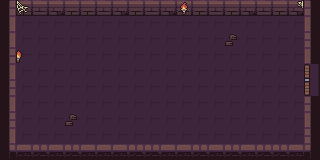

Tiled map render using the project's own tile images. Description and the whole map definition, tile-layer contents included, below:
An orthogonal 20x10 tile map with 16x16 px tiles, 2 tile layers (Tile Layer 1, Tile Layer 2) and 4 objects (right_door).

<map version="1.10" tiledversion="1.11.2" orientation="orthogonal" renderorder="right-down" width="20" height="10" tilewidth="16" tileheight="16" infinite="0" nextlayerid="6" nextobjectid="20">
 <tileset firstgid="1" source="../../Tiles/Dungeon/Dungeon_Tileset.tsx" />
 <layer id="1" name="Tile Layer 1" width="20" height="10">
  <data encoding="csv">
1,2,3,4,5,2,3,4,5,3,4,3,2,3,2,4,3,2,4,6,
31,23,23,23,23,23,23,23,23,23,23,23,23,23,23,23,23,23,23,16,
31,23,23,23,23,23,23,23,23,23,23,23,23,23,23,23,23,23,23,26,
21,23,23,23,23,23,23,23,23,23,23,23,23,23,23,23,23,23,23,16,
11,23,23,23,23,23,23,23,23,23,23,23,23,23,23,23,23,23,23,25,
21,23,23,23,23,23,23,23,23,23,23,23,23,23,23,23,23,23,23,25,
31,23,23,23,23,23,23,23,23,23,23,23,23,23,23,23,23,23,23,26,
21,23,23,23,23,23,23,23,23,23,23,23,23,23,23,23,23,23,23,16,
31,23,23,23,23,23,23,23,23,23,23,23,23,23,23,23,23,23,23,26,
41,42,43,42,43,42,42,45,43,80,80,42,43,42,43,42,43,44,45,46
</data>
 </layer>
 <layer id="2" name="Tile Layer 2" width="20" height="10">
  <data encoding="csv">
0,65,0,0,0,0,0,0,0,0,0,91,0,0,0,0,0,0,66,0,
0,0,0,0,0,0,0,0,0,0,0,0,0,0,0,0,0,0,0,0,
0,0,0,0,0,0,0,0,0,0,0,0,0,0,60,0,0,0,0,0,
0,92,0,0,0,0,0,0,0,0,0,0,0,0,0,0,0,0,0,0,
0,0,0,0,0,0,0,0,0,0,0,0,0,0,0,0,0,0,0,48,
0,0,0,0,0,0,0,0,0,0,0,0,0,0,0,0,0,0,0,58,
0,0,0,0,0,0,0,0,0,0,0,0,0,0,0,0,0,0,0,0,
0,0,0,0,60,0,0,0,0,0,0,0,0,0,0,0,0,0,0,0,
0,0,0,0,0,0,0,0,0,0,0,0,0,0,0,0,0,0,0,0,
0,0,0,0,0,0,0,0,0,43,42,0,0,0,0,0,0,0,0,0
</data>
 </layer>
 <objectgroup id="3" name="colliders">
  <object id="8" x="0" y="0" width="16" height="160" />
  <object id="9" x="16" y="144" width="304" height="16" />
  <object id="10" x="304" y="0" width="16" height="144" />
 </objectgroup>
 <objectgroup id="4" name="doors">
  <object id="19" name="right_door" x="296" y="80">
   <point />
  </object>
 </objectgroup>
</map>
